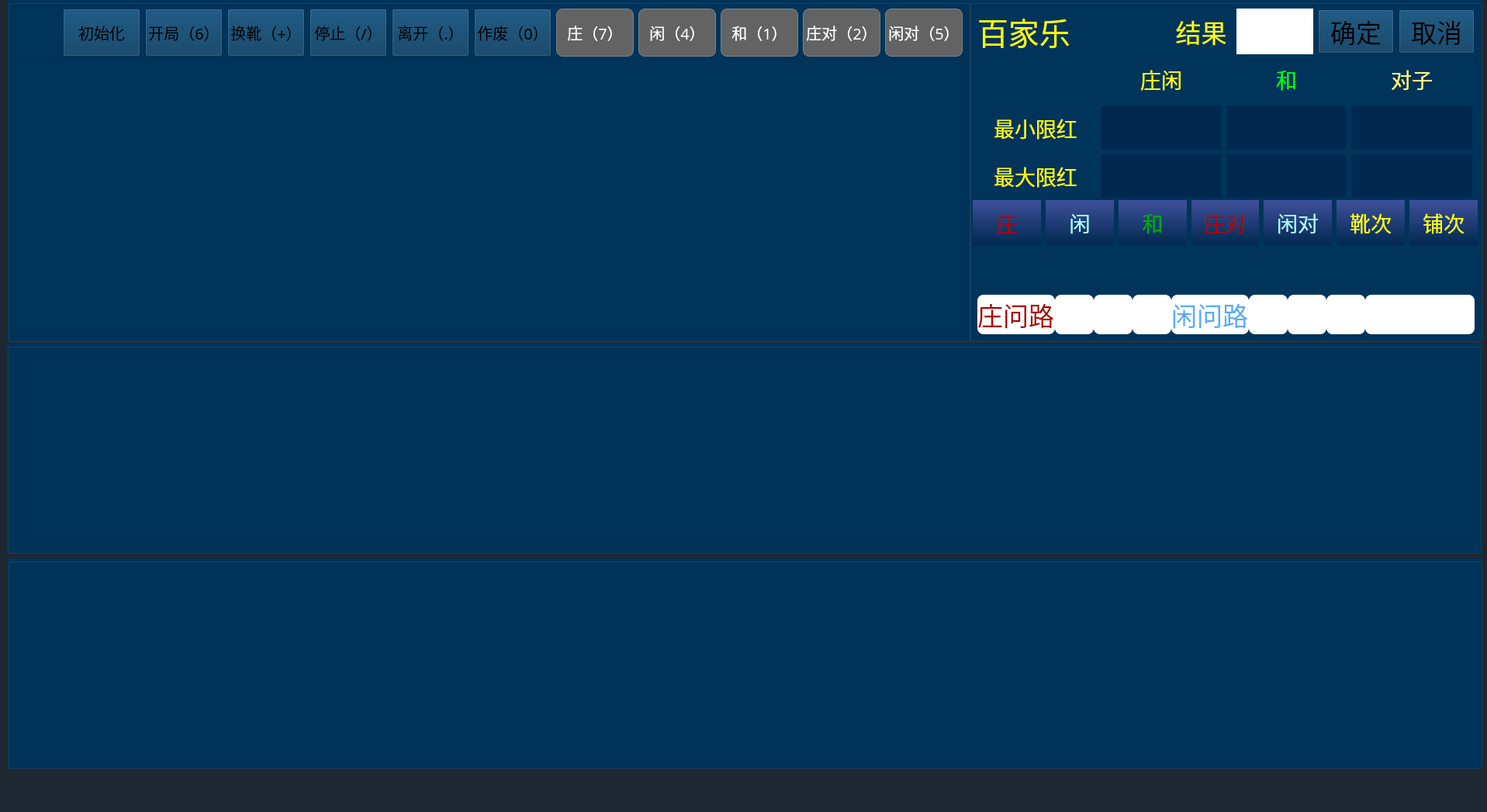
<?xml version="1.0" encoding="UTF-8"?>
<ui version="4.0">
 <class>MainWindow</class>
 <widget class="QMainWindow" name="MainWindow">
  <property name="geometry">
   <rect>
    <x>0</x>
    <y>0</y>
    <width>1917</width>
    <height>1047</height>
   </rect>
  </property>
  <property name="font">
   <font>
    <family>Titillium Web</family>
   </font>
  </property>
  <property name="windowTitle">
   <string>MainWindow</string>
  </property>
  <property name="styleSheet">
   <string notr="true">background-color: rgb(0, 52, 91);</string>
  </property>
  <widget class="QWidget" name="centralwidget">
   <property name="styleSheet">
    <string notr="true">background-color: rgb(30, 40, 50);</string>
   </property>
   <widget class="QGroupBox" name="groupBox_3">
    <property name="geometry">
     <rect>
      <x>9</x>
      <y>443</y>
      <width>1901</width>
      <height>271</height>
     </rect>
    </property>
    <property name="styleSheet">
     <string notr="true">background-color: rgb(0, 52, 91);
</string>
    </property>
    <property name="title">
     <string/>
    </property>
    <layout class="QVBoxLayout" name="verticalLayout_4">
     <item>
      <layout class="QGridLayout" name="gridLayout_4">
       <property name="spacing">
        <number>1</number>
       </property>
      </layout>
     </item>
    </layout>
   </widget>
   <widget class="QGroupBox" name="groupBox_4">
    <property name="geometry">
     <rect>
      <x>10</x>
      <y>720</y>
      <width>1901</width>
      <height>271</height>
     </rect>
    </property>
    <property name="styleSheet">
     <string notr="true">background-color: rgb(0, 52, 91);
</string>
    </property>
    <property name="title">
     <string/>
    </property>
    <layout class="QVBoxLayout" name="verticalLayout_5">
     <item>
      <layout class="QGridLayout" name="gridLayout_5">
       <property name="spacing">
        <number>1</number>
       </property>
      </layout>
     </item>
    </layout>
   </widget>
   <widget class="QGroupBox" name="groupBox_2">
    <property name="geometry">
     <rect>
      <x>1250</x>
      <y>0</y>
      <width>661</width>
      <height>441</height>
     </rect>
    </property>
    <property name="styleSheet">
     <string notr="true">background-color: rgb(0, 52, 91);</string>
    </property>
    <property name="title">
     <string/>
    </property>
    <widget class="QWidget" name="layoutWidget">
     <property name="geometry">
      <rect>
       <x>10</x>
       <y>10</y>
       <width>641</width>
       <height>61</height>
      </rect>
     </property>
     <layout class="QGridLayout" name="gridLayout">
      <item row="0" column="2">
       <widget class="QLabel" name="label_143">
        <property name="font">
         <font>
          <family>方正粗黑宋简体</family>
          <pointsize>25</pointsize>
         </font>
        </property>
        <property name="styleSheet">
         <string notr="true">color: rgb(255, 255, 0);</string>
        </property>
        <property name="text">
         <string>   结果</string>
        </property>
       </widget>
      </item>
      <item row="0" column="5">
       <widget class="QPushButton" name="pu_cancel">
        <property name="enabled">
         <bool>false</bool>
        </property>
        <property name="font">
         <font>
          <family>方正粗黑宋简体</family>
          <pointsize>25</pointsize>
         </font>
        </property>
        <property name="styleSheet">
         <string notr="true">QPushButton{color: rgb(0, 0, 0);background-image: url(:/button/images/button/pu_yellow.png);}
QPushButton:pressed{border-color:gray;background-image: url(:/button/images/button/pu_yellow_an.png);
}
QPushButton:disabled{border-color:gray;background-image: url(:/button/images/button/pu_yellow_an.png);
}</string>
        </property>
        <property name="text">
         <string>取消</string>
        </property>
        <property name="shortcut">
         <string>Esc</string>
        </property>
       </widget>
      </item>
      <item row="0" column="0">
       <widget class="QLabel" name="label_126">
        <property name="font">
         <font>
          <family>方正粗黑宋简体</family>
          <pointsize>30</pointsize>
         </font>
        </property>
        <property name="styleSheet">
         <string notr="true">color: rgb(255, 255, 0);</string>
        </property>
        <property name="text">
         <string>百家乐</string>
        </property>
       </widget>
      </item>
      <item row="0" column="1">
       <widget class="QLabel" name="label_desk_id">
        <property name="font">
         <font>
          <family>方正粗黑宋简体</family>
          <pointsize>30</pointsize>
         </font>
        </property>
        <property name="styleSheet">
         <string notr="true">color: rgb(255, 255, 0);</string>
        </property>
        <property name="text">
         <string/>
        </property>
       </widget>
      </item>
      <item row="0" column="4">
       <widget class="QPushButton" name="pu_enter">
        <property name="enabled">
         <bool>false</bool>
        </property>
        <property name="font">
         <font>
          <family>方正粗黑宋简体</family>
          <pointsize>25</pointsize>
         </font>
        </property>
        <property name="styleSheet">
         <string notr="true">QPushButton{color: rgb(0, 0, 0);background-image: url(:/button/images/button/pu_yellow.png);}
QPushButton:pressed{border-color:gray;background-image: url(:/button/images/button/pu_yellow_an.png);
}
QPushButton:disabled{border-color:gray;background-image: url(:/button/images/button/pu_yellow_an.png);
}</string>
        </property>
        <property name="text">
         <string>确定</string>
        </property>
        <property name="shortcut">
         <string>Enter</string>
        </property>
       </widget>
      </item>
      <item row="0" column="3">
       <widget class="QLabel" name="label_result">
        <property name="font">
         <font>
          <family>方正粗黑宋简体</family>
          <pointsize>20</pointsize>
         </font>
        </property>
        <property name="styleSheet">
         <string notr="true">background-color: rgb(255, 255, 255);</string>
        </property>
        <property name="text">
         <string/>
        </property>
       </widget>
      </item>
     </layout>
    </widget>
    <widget class="QWidget" name="layoutWidget">
     <property name="geometry">
      <rect>
       <x>7</x>
       <y>74</y>
       <width>641</width>
       <height>181</height>
      </rect>
     </property>
     <layout class="QGridLayout" name="gridLayout_3">
      <item row="1" column="1">
       <widget class="QLabel" name="label_minLimit">
        <property name="font">
         <font>
          <family>方正粗黑宋简体</family>
          <pointsize>20</pointsize>
         </font>
        </property>
        <property name="styleSheet">
         <string notr="true">color: rgb(255, 255, 255);
background-color: rgb(0, 41, 80);</string>
        </property>
        <property name="text">
         <string/>
        </property>
        <property name="alignment">
         <set>Qt::AlignCenter</set>
        </property>
       </widget>
      </item>
      <item row="1" column="0">
       <widget class="QLabel" name="label_123">
        <property name="font">
         <font>
          <family>方正粗黑宋简体</family>
          <pointsize>20</pointsize>
         </font>
        </property>
        <property name="styleSheet">
         <string notr="true">color: rgb(255, 255, 0);</string>
        </property>
        <property name="text">
         <string>最小限红</string>
        </property>
        <property name="alignment">
         <set>Qt::AlignCenter</set>
        </property>
       </widget>
      </item>
      <item row="1" column="2">
       <widget class="QLabel" name="label_tieMinLimit">
        <property name="font">
         <font>
          <family>方正粗黑宋简体</family>
          <pointsize>20</pointsize>
         </font>
        </property>
        <property name="styleSheet">
         <string notr="true">background-color: rgb(0, 41, 80);color: rgb(255, 255, 255);</string>
        </property>
        <property name="text">
         <string/>
        </property>
        <property name="alignment">
         <set>Qt::AlignCenter</set>
        </property>
       </widget>
      </item>
      <item row="2" column="3">
       <widget class="QLabel" name="label_pairMaxLimit">
        <property name="font">
         <font>
          <family>方正粗黑宋简体</family>
          <pointsize>20</pointsize>
         </font>
        </property>
        <property name="styleSheet">
         <string notr="true">background-color: rgb(0, 41, 80);color: rgb(255, 255, 255);</string>
        </property>
        <property name="text">
         <string/>
        </property>
        <property name="alignment">
         <set>Qt::AlignCenter</set>
        </property>
       </widget>
      </item>
      <item row="2" column="1">
       <widget class="QLabel" name="label_maxLimit">
        <property name="font">
         <font>
          <family>方正粗黑宋简体</family>
          <pointsize>20</pointsize>
         </font>
        </property>
        <property name="styleSheet">
         <string notr="true">background-color: rgb(0, 41, 80);color: rgb(255, 255, 255);</string>
        </property>
        <property name="text">
         <string/>
        </property>
        <property name="alignment">
         <set>Qt::AlignCenter</set>
        </property>
       </widget>
      </item>
      <item row="2" column="0">
       <widget class="QLabel" name="label_127">
        <property name="font">
         <font>
          <family>方正粗黑宋简体</family>
          <pointsize>20</pointsize>
         </font>
        </property>
        <property name="styleSheet">
         <string notr="true">color: rgb(255, 255, 0);</string>
        </property>
        <property name="text">
         <string>最大限红</string>
        </property>
        <property name="alignment">
         <set>Qt::AlignCenter</set>
        </property>
       </widget>
      </item>
      <item row="0" column="1">
       <widget class="QLabel" name="label_122">
        <property name="font">
         <font>
          <family>方正粗黑宋简体</family>
          <pointsize>20</pointsize>
         </font>
        </property>
        <property name="styleSheet">
         <string notr="true">color: rgb(255, 255, 0);</string>
        </property>
        <property name="text">
         <string>庄闲</string>
        </property>
        <property name="alignment">
         <set>Qt::AlignCenter</set>
        </property>
       </widget>
      </item>
      <item row="2" column="2">
       <widget class="QLabel" name="label_tieMaxLimit">
        <property name="font">
         <font>
          <family>方正粗黑宋简体</family>
          <pointsize>20</pointsize>
         </font>
        </property>
        <property name="styleSheet">
         <string notr="true">background-color: rgb(0, 41, 80);color: rgb(255, 255, 255);</string>
        </property>
        <property name="text">
         <string/>
        </property>
        <property name="alignment">
         <set>Qt::AlignCenter</set>
        </property>
       </widget>
      </item>
      <item row="0" column="2">
       <widget class="QLabel" name="label_128">
        <property name="font">
         <font>
          <family>方正粗黑宋简体</family>
          <pointsize>20</pointsize>
         </font>
        </property>
        <property name="styleSheet">
         <string notr="true">color: rgb(0, 255, 0);</string>
        </property>
        <property name="text">
         <string>和</string>
        </property>
        <property name="alignment">
         <set>Qt::AlignCenter</set>
        </property>
       </widget>
      </item>
      <item row="1" column="3">
       <widget class="QLabel" name="label_pairMinLimit">
        <property name="font">
         <font>
          <family>方正粗黑宋简体</family>
          <pointsize>20</pointsize>
         </font>
        </property>
        <property name="styleSheet">
         <string notr="true">background-color: rgb(0, 41, 80);color: rgb(255, 255, 255);</string>
        </property>
        <property name="text">
         <string/>
        </property>
        <property name="alignment">
         <set>Qt::AlignCenter</set>
        </property>
       </widget>
      </item>
      <item row="0" column="3">
       <widget class="QLabel" name="label_129">
        <property name="font">
         <font>
          <family>方正粗黑宋简体</family>
          <pointsize>20</pointsize>
         </font>
        </property>
        <property name="styleSheet">
         <string notr="true">color: rgb(255, 255, 127);</string>
        </property>
        <property name="text">
         <string>对子</string>
        </property>
        <property name="alignment">
         <set>Qt::AlignCenter</set>
        </property>
       </widget>
      </item>
     </layout>
    </widget>
    <widget class="QWidget" name="layoutWidget">
     <property name="geometry">
      <rect>
       <x>4</x>
       <y>258</y>
       <width>651</width>
       <height>121</height>
      </rect>
     </property>
     <layout class="QGridLayout" name="gridLayout_6">
      <item row="0" column="6">
       <widget class="QLabel" name="label_140">
        <property name="font">
         <font>
          <family>方正粗黑宋简体</family>
          <pointsize>20</pointsize>
         </font>
        </property>
        <property name="styleSheet">
         <string notr="true">background-color: qlineargradient(spread:pad, x1:0, y1:1, x2:0, y2:0, stop:0 rgba(0, 41, 80, 255), stop:1 rgba(63, 80, 155, 255));color: rgb(255, 255, 0);</string>
        </property>
        <property name="text">
         <string>铺次</string>
        </property>
        <property name="alignment">
         <set>Qt::AlignCenter</set>
        </property>
       </widget>
      </item>
      <item row="1" column="3">
       <widget class="QLabel" name="label_result_zhuangDui">
        <property name="font">
         <font>
          <family>方正粗黑宋简体</family>
          <pointsize>20</pointsize>
         </font>
        </property>
        <property name="styleSheet">
         <string notr="true">color: rgb(255, 255, 255);</string>
        </property>
        <property name="text">
         <string/>
        </property>
        <property name="alignment">
         <set>Qt::AlignCenter</set>
        </property>
       </widget>
      </item>
      <item row="0" column="3">
       <widget class="QLabel" name="label_137">
        <property name="font">
         <font>
          <family>方正粗黑宋简体</family>
          <pointsize>20</pointsize>
         </font>
        </property>
        <property name="styleSheet">
         <string notr="true">background-color: qlineargradient(spread:pad, x1:0, y1:1, x2:0, y2:0, stop:0 rgba(0, 41, 80, 255), stop:1 rgba(63, 80, 155, 255));color: rgb(170, 0, 0);</string>
        </property>
        <property name="text">
         <string>庄对</string>
        </property>
        <property name="alignment">
         <set>Qt::AlignCenter</set>
        </property>
       </widget>
      </item>
      <item row="1" column="1">
       <widget class="QLabel" name="label_result_xian">
        <property name="font">
         <font>
          <family>方正粗黑宋简体</family>
          <pointsize>20</pointsize>
         </font>
        </property>
        <property name="styleSheet">
         <string notr="true">color: rgb(255, 255, 255);</string>
        </property>
        <property name="text">
         <string/>
        </property>
        <property name="alignment">
         <set>Qt::AlignCenter</set>
        </property>
       </widget>
      </item>
      <item row="1" column="4">
       <widget class="QLabel" name="label_result_xianDui">
        <property name="font">
         <font>
          <family>方正粗黑宋简体</family>
          <pointsize>20</pointsize>
         </font>
        </property>
        <property name="styleSheet">
         <string notr="true">color: rgb(255, 255, 255);</string>
        </property>
        <property name="text">
         <string/>
        </property>
        <property name="alignment">
         <set>Qt::AlignCenter</set>
        </property>
       </widget>
      </item>
      <item row="1" column="2">
       <widget class="QLabel" name="label_result_same">
        <property name="font">
         <font>
          <family>方正粗黑宋简体</family>
          <pointsize>20</pointsize>
         </font>
        </property>
        <property name="styleSheet">
         <string notr="true">color: rgb(255, 255, 255);</string>
        </property>
        <property name="text">
         <string/>
        </property>
        <property name="alignment">
         <set>Qt::AlignCenter</set>
        </property>
       </widget>
      </item>
      <item row="0" column="5">
       <widget class="QLabel" name="label_139">
        <property name="font">
         <font>
          <family>方正粗黑宋简体</family>
          <pointsize>20</pointsize>
         </font>
        </property>
        <property name="styleSheet">
         <string notr="true">background-color: qlineargradient(spread:pad, x1:0, y1:1, x2:0, y2:0, stop:0 rgba(0, 41, 80, 255), stop:1 rgba(63, 80, 155, 255));color: rgb(255, 255, 0);</string>
        </property>
        <property name="text">
         <string>靴次</string>
        </property>
        <property name="alignment">
         <set>Qt::AlignCenter</set>
        </property>
       </widget>
      </item>
      <item row="0" column="2">
       <widget class="QLabel" name="label_136">
        <property name="font">
         <font>
          <family>方正粗黑宋简体</family>
          <pointsize>20</pointsize>
         </font>
        </property>
        <property name="styleSheet">
         <string notr="true">background-color: qlineargradient(spread:pad, x1:0, y1:1, x2:0, y2:0, stop:0 rgba(0, 41, 80, 255), stop:1 rgba(63, 80, 155, 255));color: rgb(0, 170, 0);</string>
        </property>
        <property name="text">
         <string>和</string>
        </property>
        <property name="alignment">
         <set>Qt::AlignCenter</set>
        </property>
       </widget>
      </item>
      <item row="1" column="6">
       <widget class="QLabel" name="label_times_pu">
        <property name="font">
         <font>
          <family>方正粗黑宋简体</family>
          <pointsize>20</pointsize>
         </font>
        </property>
        <property name="styleSheet">
         <string notr="true">color: rgb(255, 255, 255);</string>
        </property>
        <property name="text">
         <string/>
        </property>
        <property name="alignment">
         <set>Qt::AlignCenter</set>
        </property>
       </widget>
      </item>
      <item row="1" column="5">
       <widget class="QLabel" name="label_times_xue">
        <property name="font">
         <font>
          <family>方正粗黑宋简体</family>
          <pointsize>20</pointsize>
         </font>
        </property>
        <property name="styleSheet">
         <string notr="true">color: rgb(255, 255, 255);</string>
        </property>
        <property name="text">
         <string/>
        </property>
        <property name="alignment">
         <set>Qt::AlignCenter</set>
        </property>
       </widget>
      </item>
      <item row="0" column="0">
       <widget class="QLabel" name="label_134">
        <property name="font">
         <font>
          <family>方正粗黑宋简体</family>
          <pointsize>20</pointsize>
         </font>
        </property>
        <property name="styleSheet">
         <string notr="true">color: rgb(170, 0, 0);
background-color: qlineargradient(spread:pad, x1:0, y1:1, x2:0, y2:0, stop:0 rgba(0, 41, 80, 255), stop:1 rgba(63, 80, 155, 255));</string>
        </property>
        <property name="text">
         <string>庄</string>
        </property>
        <property name="alignment">
         <set>Qt::AlignCenter</set>
        </property>
       </widget>
      </item>
      <item row="0" column="4">
       <widget class="QLabel" name="label_138">
        <property name="font">
         <font>
          <family>方正粗黑宋简体</family>
          <pointsize>20</pointsize>
         </font>
        </property>
        <property name="styleSheet">
         <string notr="true">background-color: qlineargradient(spread:pad, x1:0, y1:1, x2:0, y2:0, stop:0 rgba(0, 41, 80, 255), stop:1 rgba(63, 80, 155, 255));color: rgb(170, 255, 255);</string>
        </property>
        <property name="text">
         <string>闲对</string>
        </property>
        <property name="alignment">
         <set>Qt::AlignCenter</set>
        </property>
       </widget>
      </item>
      <item row="1" column="0">
       <widget class="QLabel" name="label_result_zhuang">
        <property name="font">
         <font>
          <family>方正粗黑宋简体</family>
          <pointsize>20</pointsize>
         </font>
        </property>
        <property name="styleSheet">
         <string notr="true">color: rgb(255, 255, 255);</string>
        </property>
        <property name="text">
         <string/>
        </property>
        <property name="alignment">
         <set>Qt::AlignCenter</set>
        </property>
       </widget>
      </item>
      <item row="0" column="1">
       <widget class="QLabel" name="label_135">
        <property name="font">
         <font>
          <family>方正粗黑宋简体</family>
          <pointsize>20</pointsize>
         </font>
        </property>
        <property name="styleSheet">
         <string notr="true">background-color: qlineargradient(spread:pad, x1:0, y1:1, x2:0, y2:0, stop:0 rgba(0, 41, 80, 255), stop:1 rgba(63, 80, 155, 255));color: rgb(170, 255, 255);</string>
        </property>
        <property name="text">
         <string>闲</string>
        </property>
        <property name="alignment">
         <set>Qt::AlignCenter</set>
        </property>
       </widget>
      </item>
     </layout>
    </widget>
    <widget class="QWidget" name="layoutWidget">
     <property name="geometry">
      <rect>
       <x>10</x>
       <y>380</y>
       <width>641</width>
       <height>51</height>
      </rect>
     </property>
     <layout class="QHBoxLayout" name="horizontalLayout_2">
      <property name="spacing">
       <number>0</number>
      </property>
      <item>
       <widget class="QLabel" name="label">
        <property name="maximumSize">
         <size>
          <width>100</width>
          <height>16777215</height>
         </size>
        </property>
        <property name="font">
         <font>
          <family>方正粗黑宋简体</family>
          <pointsize>25</pointsize>
         </font>
        </property>
        <property name="styleSheet">
         <string notr="true">border-radius: 8px;
background-color: rgb(255, 255, 255);
color: rgb(170, 0, 0);</string>
        </property>
        <property name="text">
         <string>庄问路</string>
        </property>
       </widget>
      </item>
      <item>
       <widget class="QLabel" name="label_zwl_one">
        <property name="maximumSize">
         <size>
          <width>50</width>
          <height>16777215</height>
         </size>
        </property>
        <property name="styleSheet">
         <string notr="true">border-radius: 8px;
background-color: rgb(255, 255, 255);</string>
        </property>
        <property name="text">
         <string/>
        </property>
       </widget>
      </item>
      <item>
       <widget class="QLabel" name="label_zwl_two">
        <property name="maximumSize">
         <size>
          <width>50</width>
          <height>16777215</height>
         </size>
        </property>
        <property name="styleSheet">
         <string notr="true">border-radius: 8px;
background-color: rgb(255, 255, 255);</string>
        </property>
        <property name="text">
         <string/>
        </property>
       </widget>
      </item>
      <item>
       <widget class="QLabel" name="label_zwl_three">
        <property name="maximumSize">
         <size>
          <width>50</width>
          <height>16777215</height>
         </size>
        </property>
        <property name="styleSheet">
         <string notr="true">border-radius: 8px;
background-color: rgb(255, 255, 255);</string>
        </property>
        <property name="text">
         <string/>
        </property>
       </widget>
      </item>
      <item>
       <widget class="QLabel" name="label_2">
        <property name="maximumSize">
         <size>
          <width>100</width>
          <height>16777215</height>
         </size>
        </property>
        <property name="font">
         <font>
          <family>方正粗黑宋简体</family>
          <pointsize>25</pointsize>
         </font>
        </property>
        <property name="styleSheet">
         <string notr="true">border-radius: 8px;
color: rgb(85, 170, 255);
background-color: rgb(255, 255, 255);
</string>
        </property>
        <property name="text">
         <string>闲问路</string>
        </property>
       </widget>
      </item>
      <item>
       <widget class="QLabel" name="label_xwl_one">
        <property name="maximumSize">
         <size>
          <width>50</width>
          <height>16777215</height>
         </size>
        </property>
        <property name="styleSheet">
         <string notr="true">border-radius: 8px;
background-color: rgb(255, 255, 255);</string>
        </property>
        <property name="text">
         <string/>
        </property>
       </widget>
      </item>
      <item>
       <widget class="QLabel" name="label_xwl_two">
        <property name="maximumSize">
         <size>
          <width>50</width>
          <height>16777215</height>
         </size>
        </property>
        <property name="styleSheet">
         <string notr="true">border-radius: 8px;
background-color: rgb(255, 255, 255);</string>
        </property>
        <property name="text">
         <string/>
        </property>
       </widget>
      </item>
      <item>
       <widget class="QLabel" name="label_xwl_three">
        <property name="maximumSize">
         <size>
          <width>50</width>
          <height>16777215</height>
         </size>
        </property>
        <property name="styleSheet">
         <string notr="true">border-radius: 8px;
background-color: rgb(255, 255, 255);</string>
        </property>
        <property name="text">
         <string/>
        </property>
       </widget>
      </item>
      <item>
       <widget class="QLabel" name="label_up_pave">
        <property name="font">
         <font>
          <family>方正粗黑宋简体</family>
          <pointsize>13</pointsize>
         </font>
        </property>
        <property name="styleSheet">
         <string notr="true">background-color: rgb(255, 255, 255);
border-radius: 8px;</string>
        </property>
        <property name="text">
         <string/>
        </property>
       </widget>
      </item>
     </layout>
    </widget>
   </widget>
   <widget class="QWidget" name="layoutWidget">
    <property name="geometry">
     <rect>
      <x>10</x>
      <y>0</y>
      <width>1241</width>
      <height>441</height>
     </rect>
    </property>
    <layout class="QVBoxLayout" name="verticalLayout">
     <item>
      <widget class="QGroupBox" name="groupBox">
       <property name="styleSheet">
        <string notr="true">background-color: rgb(0, 52, 91);</string>
       </property>
       <property name="title">
        <string/>
       </property>
       <widget class="QWidget" name="layoutWidget">
        <property name="geometry">
         <rect>
          <x>10</x>
          <y>80</y>
          <width>1221</width>
          <height>351</height>
         </rect>
        </property>
        <layout class="QGridLayout" name="gridLayout_2">
         <property name="spacing">
          <number>1</number>
         </property>
        </layout>
       </widget>
       <widget class="QWidget" name="layoutWidget">
        <property name="geometry">
         <rect>
          <x>10</x>
          <y>10</y>
          <width>1221</width>
          <height>64</height>
         </rect>
        </property>
        <layout class="QHBoxLayout" name="horizontalLayout">
         <property name="sizeConstraint">
          <enum>QLayout::SetMinimumSize</enum>
         </property>
         <property name="topMargin">
          <number>0</number>
         </property>
         <item>
          <spacer name="horizontalSpacer">
           <property name="orientation">
            <enum>Qt::Horizontal</enum>
           </property>
           <property name="sizeHint" stdset="0">
            <size>
             <width>40</width>
             <height>20</height>
            </size>
           </property>
          </spacer>
         </item>
         <item>
          <widget class="QPushButton" name="pu_init">
           <property name="enabled">
            <bool>false</bool>
           </property>
           <property name="minimumSize">
            <size>
             <width>100</width>
             <height>62</height>
            </size>
           </property>
           <property name="font">
            <font>
             <family>方正粗黑宋简体</family>
             <pointsize>15</pointsize>
            </font>
           </property>
           <property name="styleSheet">
            <string notr="true">QPushButton{color: rgb(0, 0, 0);background-image: url(:/button/images/button/pu_yellow.png);}
QPushButton:pressed{border-color:gray;background-image: url(:/button/images/button/pu_yellow_an.png);
}
QPushButton:disabled{border-color:gray;background-image: url(:/button/images/button/pu_yellow_an.png);
}</string>
           </property>
           <property name="text">
            <string>初始化</string>
           </property>
          </widget>
         </item>
         <item>
          <widget class="QPushButton" name="pu_start">
           <property name="enabled">
            <bool>false</bool>
           </property>
           <property name="minimumSize">
            <size>
             <width>100</width>
             <height>62</height>
            </size>
           </property>
           <property name="font">
            <font>
             <family>方正粗黑宋简体</family>
             <pointsize>15</pointsize>
            </font>
           </property>
           <property name="acceptDrops">
            <bool>true</bool>
           </property>
           <property name="styleSheet">
            <string notr="true">QPushButton{color: rgb(0, 0, 0);background-image: url(:/button/images/button/pu_yellow.png);}
QPushButton:pressed{border-color:gray;background-image: url(:/button/images/button/pu_yellow_an.png);
}
QPushButton:disabled{border-color:gray;background-image: url(:/button/images/button/pu_yellow_an.png);
}</string>
           </property>
           <property name="text">
            <string>开局（6）</string>
           </property>
           <property name="shortcut">
            <string>6</string>
           </property>
          </widget>
         </item>
         <item>
          <widget class="QPushButton" name="pu_changeXue">
           <property name="enabled">
            <bool>false</bool>
           </property>
           <property name="minimumSize">
            <size>
             <width>100</width>
             <height>62</height>
            </size>
           </property>
           <property name="font">
            <font>
             <family>方正粗黑宋简体</family>
             <pointsize>15</pointsize>
            </font>
           </property>
           <property name="styleSheet">
            <string notr="true">QPushButton{color: rgb(0, 0, 0);background-image: url(:/button/images/button/pu_yellow.png);}
QPushButton:pressed{border-color:gray;background-image: url(:/button/images/button/pu_yellow_an.png);
}
QPushButton:disabled{border-color:gray;background-image: url(:/button/images/button/pu_yellow_an.png);
}</string>
           </property>
           <property name="text">
            <string>换靴（+）</string>
           </property>
           <property name="shortcut">
            <string>+</string>
           </property>
          </widget>
         </item>
         <item>
          <widget class="QPushButton" name="pu_stop">
           <property name="enabled">
            <bool>false</bool>
           </property>
           <property name="minimumSize">
            <size>
             <width>100</width>
             <height>62</height>
            </size>
           </property>
           <property name="font">
            <font>
             <family>方正粗黑宋简体</family>
             <pointsize>15</pointsize>
            </font>
           </property>
           <property name="styleSheet">
            <string notr="true">QPushButton{color: rgb(0, 0, 0);background-image: url(:/button/images/button/pu_yellow.png);}
QPushButton:pressed{border-color:gray;background-image: url(:/button/images/button/pu_yellow_an.png);
}
QPushButton:disabled{border-color:gray;background-image: url(:/button/images/button/pu_yellow_an.png);
}</string>
           </property>
           <property name="text">
            <string>停止（/）</string>
           </property>
           <property name="shortcut">
            <string>/</string>
           </property>
          </widget>
         </item>
         <item>
          <widget class="QPushButton" name="pu_leave">
           <property name="enabled">
            <bool>false</bool>
           </property>
           <property name="minimumSize">
            <size>
             <width>100</width>
             <height>62</height>
            </size>
           </property>
           <property name="font">
            <font>
             <family>方正粗黑宋简体</family>
             <pointsize>15</pointsize>
            </font>
           </property>
           <property name="styleSheet">
            <string notr="true">QPushButton{color: rgb(0, 0, 0);background-image: url(:/button/images/button/pu_yellow.png);}
QPushButton:pressed{border-color:gray;background-image: url(:/button/images/button/pu_yellow_an.png);
}
QPushButton:disabled{border-color:gray;background-image: url(:/button/images/button/pu_yellow_an.png);
}</string>
           </property>
           <property name="text">
            <string>离开（.）</string>
           </property>
           <property name="shortcut">
            <string>.</string>
           </property>
          </widget>
         </item>
         <item>
          <widget class="QPushButton" name="pu_useless">
           <property name="enabled">
            <bool>false</bool>
           </property>
           <property name="minimumSize">
            <size>
             <width>100</width>
             <height>62</height>
            </size>
           </property>
           <property name="font">
            <font>
             <family>方正粗黑宋简体</family>
             <pointsize>15</pointsize>
            </font>
           </property>
           <property name="styleSheet">
            <string notr="true">QPushButton{color: rgb(0, 0, 0);background-image: url(:/button/images/button/pu_yellow.png);}
QPushButton:pressed{border-color:gray;background-image: url(:/button/images/button/pu_yellow_an.png);
}
QPushButton:disabled{border-color:gray;background-image: url(:/button/images/button/pu_yellow_an.png);
}</string>
           </property>
           <property name="text">
            <string>作废（0）</string>
           </property>
           <property name="shortcut">
            <string>0</string>
           </property>
          </widget>
         </item>
         <item>
          <widget class="QPushButton" name="pu_zhuang">
           <property name="enabled">
            <bool>false</bool>
           </property>
           <property name="minimumSize">
            <size>
             <width>100</width>
             <height>62</height>
            </size>
           </property>
           <property name="font">
            <font>
             <family>方正粗黑宋简体</family>
             <pointsize>15</pointsize>
            </font>
           </property>
           <property name="styleSheet">
            <string notr="true">QPushButton{color: rgb(255, 255, 255);background:rgb(180, 45, 55);border:1px solid grey; border-radius: 8px;}
QPushButton:hover{border-color:rgb(139,170,105)}
QPushButton:pressed{border-color:gray;background-color: rgb(114, 58, 62);}
QPushButton:disabled{border-color:gray;background-color: rgb(99, 99, 99);
}</string>
           </property>
           <property name="text">
            <string>庄（7）</string>
           </property>
           <property name="shortcut">
            <string>7</string>
           </property>
          </widget>
         </item>
         <item>
          <widget class="QPushButton" name="pu_xian">
           <property name="enabled">
            <bool>false</bool>
           </property>
           <property name="minimumSize">
            <size>
             <width>100</width>
             <height>62</height>
            </size>
           </property>
           <property name="palette">
            <palette>
             <active>
              <colorrole role="WindowText">
               <brush brushstyle="SolidPattern">
                <color alpha="255">
                 <red>255</red>
                 <green>255</green>
                 <blue>255</blue>
                </color>
               </brush>
              </colorrole>
              <colorrole role="Button">
               <brush brushstyle="SolidPattern">
                <color alpha="255">
                 <red>50</red>
                 <green>73</green>
                 <blue>138</blue>
                </color>
               </brush>
              </colorrole>
              <colorrole role="Text">
               <brush brushstyle="SolidPattern">
                <color alpha="255">
                 <red>255</red>
                 <green>255</green>
                 <blue>255</blue>
                </color>
               </brush>
              </colorrole>
              <colorrole role="ButtonText">
               <brush brushstyle="SolidPattern">
                <color alpha="255">
                 <red>255</red>
                 <green>255</green>
                 <blue>255</blue>
                </color>
               </brush>
              </colorrole>
              <colorrole role="Base">
               <brush brushstyle="SolidPattern">
                <color alpha="255">
                 <red>50</red>
                 <green>73</green>
                 <blue>138</blue>
                </color>
               </brush>
              </colorrole>
              <colorrole role="Window">
               <brush brushstyle="SolidPattern">
                <color alpha="255">
                 <red>50</red>
                 <green>73</green>
                 <blue>138</blue>
                </color>
               </brush>
              </colorrole>
              <colorrole role="PlaceholderText">
               <brush brushstyle="NoBrush">
                <color alpha="128">
                 <red>255</red>
                 <green>255</green>
                 <blue>255</blue>
                </color>
               </brush>
              </colorrole>
             </active>
             <inactive>
              <colorrole role="WindowText">
               <brush brushstyle="SolidPattern">
                <color alpha="255">
                 <red>255</red>
                 <green>255</green>
                 <blue>255</blue>
                </color>
               </brush>
              </colorrole>
              <colorrole role="Button">
               <brush brushstyle="SolidPattern">
                <color alpha="255">
                 <red>50</red>
                 <green>73</green>
                 <blue>138</blue>
                </color>
               </brush>
              </colorrole>
              <colorrole role="Text">
               <brush brushstyle="SolidPattern">
                <color alpha="255">
                 <red>255</red>
                 <green>255</green>
                 <blue>255</blue>
                </color>
               </brush>
              </colorrole>
              <colorrole role="ButtonText">
               <brush brushstyle="SolidPattern">
                <color alpha="255">
                 <red>255</red>
                 <green>255</green>
                 <blue>255</blue>
                </color>
               </brush>
              </colorrole>
              <colorrole role="Base">
               <brush brushstyle="SolidPattern">
                <color alpha="255">
                 <red>50</red>
                 <green>73</green>
                 <blue>138</blue>
                </color>
               </brush>
              </colorrole>
              <colorrole role="Window">
               <brush brushstyle="SolidPattern">
                <color alpha="255">
                 <red>50</red>
                 <green>73</green>
                 <blue>138</blue>
                </color>
               </brush>
              </colorrole>
              <colorrole role="PlaceholderText">
               <brush brushstyle="NoBrush">
                <color alpha="128">
                 <red>255</red>
                 <green>255</green>
                 <blue>255</blue>
                </color>
               </brush>
              </colorrole>
             </inactive>
             <disabled>
              <colorrole role="WindowText">
               <brush brushstyle="SolidPattern">
                <color alpha="255">
                 <red>255</red>
                 <green>255</green>
                 <blue>255</blue>
                </color>
               </brush>
              </colorrole>
              <colorrole role="Button">
               <brush brushstyle="SolidPattern">
                <color alpha="255">
                 <red>99</red>
                 <green>99</green>
                 <blue>99</blue>
                </color>
               </brush>
              </colorrole>
              <colorrole role="Text">
               <brush brushstyle="SolidPattern">
                <color alpha="255">
                 <red>255</red>
                 <green>255</green>
                 <blue>255</blue>
                </color>
               </brush>
              </colorrole>
              <colorrole role="ButtonText">
               <brush brushstyle="SolidPattern">
                <color alpha="255">
                 <red>255</red>
                 <green>255</green>
                 <blue>255</blue>
                </color>
               </brush>
              </colorrole>
              <colorrole role="Base">
               <brush brushstyle="SolidPattern">
                <color alpha="255">
                 <red>99</red>
                 <green>99</green>
                 <blue>99</blue>
                </color>
               </brush>
              </colorrole>
              <colorrole role="Window">
               <brush brushstyle="SolidPattern">
                <color alpha="255">
                 <red>99</red>
                 <green>99</green>
                 <blue>99</blue>
                </color>
               </brush>
              </colorrole>
              <colorrole role="PlaceholderText">
               <brush brushstyle="NoBrush">
                <color alpha="128">
                 <red>255</red>
                 <green>255</green>
                 <blue>255</blue>
                </color>
               </brush>
              </colorrole>
             </disabled>
            </palette>
           </property>
           <property name="font">
            <font>
             <family>方正粗黑宋简体</family>
             <pointsize>15</pointsize>
            </font>
           </property>
           <property name="styleSheet">
            <string notr="true">QPushButton{color: rgb(255, 255, 255);background:rgb(50, 73, 138);border:1px solid grey; border-radius: 8px;}
QPushButton:hover{border-color:rgb(139,170,105)}
QPushButton:pressed{border-color:gray;background-color:rgb(54, 65, 97);}
QPushButton:disabled{border-color:gray;background-color: rgb(99, 99, 99);
}</string>
           </property>
           <property name="text">
            <string>闲（4）</string>
           </property>
           <property name="shortcut">
            <string>4</string>
           </property>
          </widget>
         </item>
         <item>
          <widget class="QPushButton" name="pu_same">
           <property name="enabled">
            <bool>false</bool>
           </property>
           <property name="minimumSize">
            <size>
             <width>100</width>
             <height>62</height>
            </size>
           </property>
           <property name="font">
            <font>
             <family>方正粗黑宋简体</family>
             <pointsize>15</pointsize>
            </font>
           </property>
           <property name="styleSheet">
            <string notr="true">QPushButton{color: rgb(255, 255, 255);background:rgb(60, 160, 74);border:1px solid grey; border-radius: 8px;}
QPushButton:hover{border-color:rgb(139,170,105)}
QPushButton:pressed{border-color:gray;background-color: rgb(39, 78, 55);}
QPushButton:disabled{border-color:gray;background-color: rgb(99, 99, 99);
}</string>
           </property>
           <property name="text">
            <string>和（1）</string>
           </property>
           <property name="shortcut">
            <string>1</string>
           </property>
          </widget>
         </item>
         <item>
          <widget class="QPushButton" name="pu_zhuangdui">
           <property name="enabled">
            <bool>false</bool>
           </property>
           <property name="minimumSize">
            <size>
             <width>100</width>
             <height>62</height>
            </size>
           </property>
           <property name="font">
            <font>
             <family>方正粗黑宋简体</family>
             <pointsize>15</pointsize>
            </font>
           </property>
           <property name="styleSheet">
            <string notr="true">QPushButton{color: rgb(255, 255, 255);background:rgb(180, 45, 55);border:1px solid grey; border-radius: 8px;}
QPushButton:hover{border-color:rgb(139,170,105)}
QPushButton:pressed{border-color:gray;background-color: rgb(114, 58, 62);}
QPushButton:disabled{border-color:gray;background-color: rgb(99, 99, 99);
}</string>
           </property>
           <property name="text">
            <string>庄对（2）</string>
           </property>
           <property name="shortcut">
            <string>2</string>
           </property>
          </widget>
         </item>
         <item>
          <widget class="QPushButton" name="pu_xiandui">
           <property name="enabled">
            <bool>false</bool>
           </property>
           <property name="minimumSize">
            <size>
             <width>100</width>
             <height>62</height>
            </size>
           </property>
           <property name="font">
            <font>
             <family>方正粗黑宋简体</family>
             <pointsize>15</pointsize>
            </font>
           </property>
           <property name="styleSheet">
            <string notr="true">QPushButton{color: rgb(255, 255, 255);background:rgb(50, 73, 138);border:1px solid grey; border-radius: 8px;}
QPushButton:hover{border-color:rgb(139,170,105)}
QPushButton:pressed{border-color:gray;background-color:rgb(54, 65, 97);}
QPushButton:disabled{border-color:gray;background-color: rgb(99, 99, 99);
}</string>
           </property>
           <property name="text">
            <string>闲对（5）</string>
           </property>
           <property name="shortcut">
            <string>5</string>
           </property>
          </widget>
         </item>
        </layout>
       </widget>
      </widget>
     </item>
    </layout>
   </widget>
   <widget class="QLabel" name="label_count_down">
    <property name="geometry">
     <rect>
      <x>143</x>
      <y>471</y>
      <width>1631</width>
      <height>211</height>
     </rect>
    </property>
    <property name="font">
     <font>
      <family>楷体</family>
      <pointsize>200</pointsize>
     </font>
    </property>
    <property name="styleSheet">
     <string notr="true">background-color: transparent;</string>
    </property>
    <property name="text">
     <string/>
    </property>
    <property name="alignment">
     <set>Qt::AlignCenter</set>
    </property>
   </widget>
  </widget>
  <widget class="QMenuBar" name="menubar">
   <property name="geometry">
    <rect>
     <x>0</x>
     <y>0</y>
     <width>1917</width>
     <height>25</height>
    </rect>
   </property>
  </widget>
 </widget>
 <resources/>
 <connections/>
</ui>
